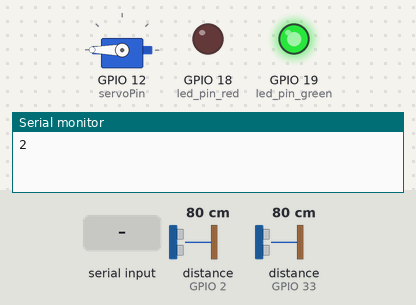
This sketch was run on a simulated ESP32. Parts: servo, output pins drawn as LEDs (lit = HIGH), the last lines printed to the serial monitor. Wiring (inferred from the names in the program): 2 × ultrasonic range finder: trigger GPIO 4, echo GPIO 2 / trigger GPIO 32, echo GPIO 33. The inputs (shaded band) are chosen by the test bench; at power-on: distance to the obstacle (sensors on GPIO 2, GPIO 33) 80 cm. The echo pulse lasts 58.3 µs per cm; pins used as bus, display or sensor lines are not drawn.

Above: at 1.2 s.
1.3 s: "90:45\n" received over Serial
At 2.4 s:
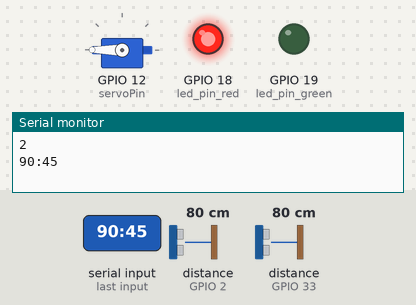
At 5.4 s:
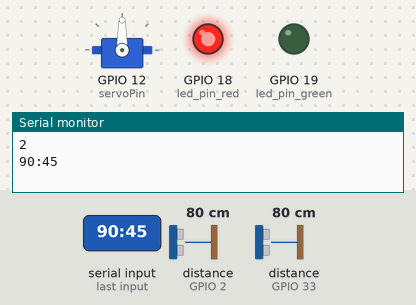
5.5 s: "5\n" received over Serial
Timing chart, 0 to 8.5 s (numbered marks = the images above; inputs shaded):
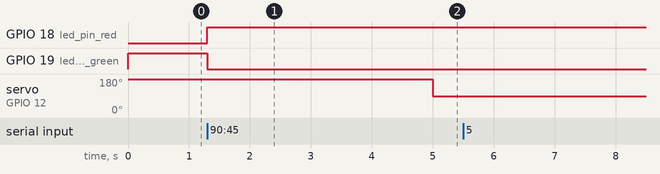

The sketch:

sketch_apr26a.ino
```cpp
#include <Wire.h>  // I2C haberleşme protokolünü kullanmak için Wire kütüphanesini dahil eder.
#include "servoMotorControls.h"  // Servo motor kontrol kütüphanesini projeye dahil eder.

#define led_pin_red 18  // Kırmızı LED'in pin numarasını 18 olarak tanımlar.
#define led_pin_green 19  // Yeşil LED'in pin numarasını 19 olarak tanımlar.

#define echoPin 2  // İlk mesafe sensörünün echo pini için pin numarasını 2 olarak tanımlar.
#define trigPin 4  // İlk mesafe sensörünün trig pini için pin numarasını 4 olarak tanımlar.

#define echoPin2 33  // İkinci mesafe sensörünün echo pini için pin numarasını 33 olarak tanımlar.
#define trigPin2 32  // İkinci mesafe sensörünün trig pini için pin numarasını 32 olarak tanımlar.

const byte servoPin = 12;  // Servo motorun bağlı olduğu pin numarasını 12 olarak tanımlar.

servoMotorControls myServoControl(servoPin);  // Servo motor kontrol nesnesini oluşturur ve servo pinini parametre olarak geçirir.

long duration, distance, duration2, distance2;  // Mesafe sensörlerinden alınan süre ve mesafe değerlerini saklamak için değişkenler tanımlar.
int notEmptyPlace = 3;  // Otoparkta dolu yer sayısını saklamak için bir değişken tanımlar ve başlangıç değerini 3 olarak atar.

unsigned long servoActivatedTime = 0;  // Servo motorun son aktive edildiği zamanı saklamak için bir değişken tanımlar ve başlangıç değerini sıfır olarak atar.
bool isServoActive = false;  // Servo motorun aktif olup olmadığını saklamak için bir bayrak tanımlar ve başlangıç değerini false olarak atar.
bool ArabaGirdiMi = false;  // Arabanın içeri girdiği kontrolünü saklamak için bir bayrak tanımlar ve başlangıç değerini false olarak atar.

unsigned long previousMillis = 0;  // Önceki millis süresini saklamak için bir değişken tanımlar ve başlangıç değerini sıfır olarak atar.
const long interval = 1000;  // Her bir okuma arasındaki zaman aralığını saklamak için bir değişken tanımlar ve başlangıç değerini 1000 (1 saniye) olarak atar.


void setup() {
  Serial.begin(9600);  // Seri haberleşmeyi başlatır ve baud hızını 9600 olarak ayarlar.
  pinMode(led_pin_red, OUTPUT);  // Kırmızı LED pinini çıkış olarak ayarlar.
  pinMode(led_pin_green, OUTPUT);  // Yeşil LED pinini çıkış olarak ayarlar.
  pinMode(trigPin, OUTPUT);  // İlk mesafe sensörünün trig pinini çıkış olarak ayarlar.
  pinMode(echoPin, INPUT);  // İlk mesafe sensörünün echo pinini giriş olarak ayarlar.
  pinMode(trigPin2, OUTPUT);  // İkinci mesafe sensörünün trig pinini çıkış olarak ayarlar.
  pinMode(echoPin2, INPUT);  // İkinci mesafe sensörünün echo pinini giriş olarak ayarlar.
}

void loop() {
  unsigned long currentMillis = millis();  // Şu anki millis zamanını alır.

  if (notEmptyPlace > 5) {
    digitalWrite(led_pin_red, HIGH);  // Kırmızı LED'i yakar.
    digitalWrite(led_pin_green, LOW);  // Yeşil LED'i söndürür.
  } else {
    digitalWrite(led_pin_green, HIGH);  // Yeşil LED'i yakar.
    digitalWrite(led_pin_red, LOW);  // Kırmızı LED'i söndürür.
  }

  if (currentMillis - previousMillis >= interval) {
    previousMillis = currentMillis;  // Önceki millis zamanını günceller.

    // Mesafe sensörü 1
    digitalWrite(trigPin, LOW);
    delayMicroseconds(2);
    digitalWrite(trigPin, HIGH);
    delayMicroseconds(10);
    digitalWrite(trigPin, LOW);
    duration = pulseIn(echoPin, HIGH);
    distance = duration / 58.2;

    // Mesafe sensörü 2
    digitalWrite(trigPin2, LOW);
    delayMicroseconds(2);
    digitalWrite(trigPin2, HIGH);
    delayMicroseconds(10);
    digitalWrite(trigPin2, LOW);
    duration2 = pulseIn(echoPin2, HIGH);
    distance2 = duration2 / 58.2;
  }

  // Seri porttan veri okunur
  if (Serial.available() > 0) {
    String data = Serial.readStringUntil('\n');  // Seri porttan gelen veriyi okur.
    Serial.println(data);  // Okunan veriyi seri porta yazdırır.
    int delimiterIndex = data.indexOf(':');  // Veri içerisindeki ":" karakterinin indeksini bulur.
    if (delimiterIndex != -1) {
      String valueStr = data.substring(delimiterIndex + 1);  // ":" karakterinden sonraki kısmı alır.
      notEmptyPlace = valueStr.toInt();  // Alınan kısmı integer'a dönüştürür ve dolu park yeri sayısını günceller.
    } else {
      Serial.println("Delimiter not found!");  // Eğer ":" karakteri bulunamazsa hata mesajı yazdırır.
    }
  }

  // Servo kontrolü
  if (distance < 7 && notEmptyPlace < 6 && !isServoActive) {
    myServoControl.servoTurn(180);  // Servo motoru 180 derece döndürür.
    servoActivatedTime = currentMillis;  // Servo motorun aktive edildiği zamanı kaydeder.
    isServoActive = true;  // Servo motorun aktif olduğunu işaretler.
    ArabaGirdiMi = false;  // Arabanın içeri girdiği kontrolünü sıfırlar.
  }

  // Servo motoru 5 saniye sonra kapar
  if (isServoActive && currentMillis - servoActivatedTime >= 5000) {
    myServoControl.servoTurn(90);  // Servo motoru 90 derece döndürür.
    isServoActive = false;  // Servo motorunun aktif olduğunu işaretler.
  }

  if (distance2 > 19 && distance2 < 24 && isServoActive && !ArabaGirdiMi) {
    ArabaGirdiMi = true;  // Arabanın içeri girdiğini işaretler.
    Serial.println("1");  // Seri porta "1" yazdırır.
    while (distance2 > 19 && distance2 < 24) {
      digitalWrite(trigPin2, LOW);
      delayMicroseconds(2);
      digitalWrite(trigPin2, HIGH);
      delayMicroseconds(10);
      digitalWrite(trigPin2, LOW);
      duration2 = pulseIn(echoPin2, HIGH);
      distance2 = duration2 / 58.2;
    }
  } else if (distance2 < 8) {
    Serial.println("2");  // Seri porta "2" yazdırır.
    while (distance2 < 8) {
      digitalWrite(trigPin2, LOW);
      delayMicroseconds(2);
      digitalWrite(trigPin2, HIGH);
      delayMicroseconds(10);
      digitalWrite(trigPin2, LOW);
      duration2 = pulseIn(echoPin2, HIGH);
      distance2 = duration2 / 58.2;
    }

  }
}
```

servoMotorControls.cpp
```cpp
// servoMotorControls.cpp
#include "servoMotorControls.h"

servoMotorControls::servoMotorControls(byte servoPin) {
  _servoPin = servoPin;
  myServo.attach(servoPin);
}

void servoMotorControls::servoTurn(int degree) {
  myServo.write(degree);
}
```

servoMotorControls.h
```cpp
// servoMotorControls.h
#ifndef SERVO_MOTOR_CONTROLS_H
#define SERVO_MOTOR_CONTROLS_H

#include <ESP32Servo.h>

class servoMotorControls {
  public:
    servoMotorControls(byte servoPin);
    void servoTurn(int degree);

  private:
    Servo myServo;
    byte _servoPin;
};

#endif
```

Measured:
- after the input at 1.3 s, GPIO 18 (led_pin_red): LOW → HIGH at once; GPIO 19 (led_pin_green): HIGH → LOW at once
